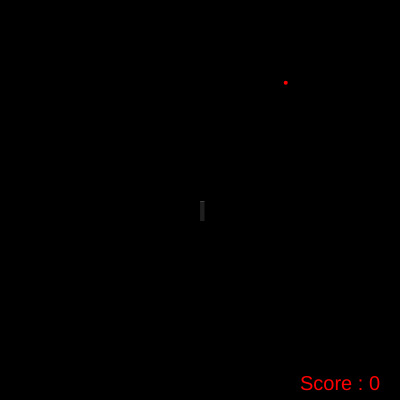
Frame 1 (no input)
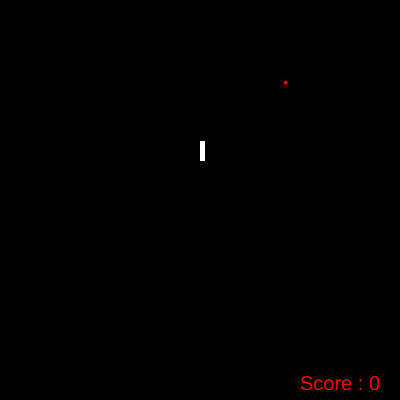
Frame 60 (no input)
Frame 120 (the mouse pressed at the canvas centre since frame 60): identical to frame 60, image omitted

The p5.js sketch that drew these frames (run headless with seeded random() and noise() and a simulated clock; from frame 60 on, the mouse is pressed at the canvas centre):

// p5.js sketch
// ── sketch.js
let snake;
let bait;
var score = 0;
var alive = 1;
var highscore = 0;

function setup() {
  createCanvas(400, 400);
  
  snake = new Snake();
  bait = new Bait(random(width), random(height));
}

function draw() {
  background(0);
  
  snake.show();
  if(alive)
    snake.move();
  
  bait.show();
  
  if(overlap(snake, bait)){
    bait.refresh();
    score++;
    incLen =10;
  }

  if(snake.x<0 ||snake.x>width-2 || snake.y<0 || snake.y>height-5){
    alive = 0;
    textSize(60);
    text("Game Over", 30, 180);
    textSize(40);
    text("Score : "+score, 100, 300); 
    if(score > highscore)
      highscore = score;
    text("Highscore : "+highscore, 65, 350);
    textSize(25);
    text("Click to continue" , 100, 380);
  }else{
    textSize(20);
    text("Score : "+score, 300, 390);

  }

}

function mousePressed() {
  score = 0;
  alive = 1;
  snake = new Snake();
}

function overlap(snake, bait){
  if(dist(snake.x, snake.y, bait.x, bait.y) < 10){
    return 1;
  }
  return 0;
}

function keyPressed() {
  if(keyCode === DOWN_ARROW){
    snake.direction = 3;
  }else if(keyCode === UP_ARROW){
    snake.direction = 1;
  }else if(keyCode === LEFT_ARROW){
    snake.direction = 4;
  }else if(keyCode === RIGHT_ARROW){
    snake.direction = 2;
  }
}

class Snake{
  constructor() {
    this.x = 200;
    this.y = 200;
    this.length = 20;
    this.width = 5;
    this.direction = 1;
    this.snake = new Queue();
  
    for(var i=this.length; i>0; i--){
      var data = [this.x, this.y + i, 1];
      this.snake.pushE( data );
    }
  }
  
  show(){
    fill(255);
    for(var i=0; i<this.length; i++){
      if((this.snake.list[i])[2] === 1 || (this.snake.list[i])[2] === 3){
        rect((this.snake.list[i])[0], (this.snake.list[i])[1], this.width, 1); 
      }else{
        rect((this.snake.list[i])[0], (this.snake.list[i])[1], 1, this.width);
      }
    }
  }
  
  move(){
    if(this.direction == 1){
      this.y = this.y-1;
    }else if(this.direction == 2){
      this.x = this.x+1;
    }else if(this.direction == 3){
      this.y = this.y+1;
    }else if(this.direction == 4){
      this.x = this.x-1;
    }
    this.snake.pushE( [this.x, this.y, this.direction] );
    
    if(this.length <= this.snake.list.length)
	this.snake.popE();
  }


}


class Queue{
  constructor(){
    this.list = [];
  }
  
  pushE(elem) {
    this.list.push(elem);
  }
  
  popE(){
    if(this.list.length === 0){
      return "error";
    }else{
      this.list.splice(0, 1);
    }
  }
  
  destructor(){
  }
}


class Bait{
  constructor(x, y){
    this.x = x;
    this.y = y;
  }
  
  show(){
    fill(255,0,0);
    noStroke();
    circle(this.x, this.y, 4);
  }
  
  refresh(){
    this.x = random(width);
    this.y = random(height);
  }
}
